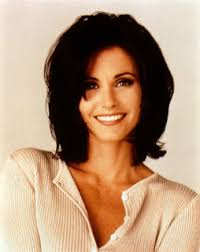
#> input picture coco.jpg, 200 x 252 px, given in place of testing.png, which was not available
$ python morphologicaltransformations.py
#> lines starting #> are read from the running program, lines starting #| are printed output that depends on the picture; after the words box and inside, x2 and y2 are one past the last pixel; in counts of white or black regions, pixels touching at a corner belong together; pictures that were not available may be replaced by others from this repository, and a replacement may not be noted
import cv2
import numpy as np
cap= cv2.VideoCapture(0)
filterSize =(3, 3)
kernel1 = cv2.getStructuringElement(cv2.MORPH_RECT, filterSize)

img = cv2.imread('/Users/arusharaj/Downloads/testing.png')
#> img is the input picture: shape (252, 200, 3); mean B, G, R 121.9, 147.8, 178.4
img = cv2.cvtColor(img, cv2.COLOR_BGR2GRAY)
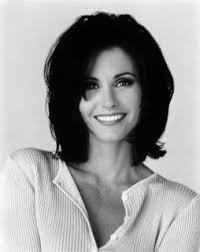
#> img: shape (252, 200); min 0, max 253, mean 154
tophat_img = cv2.morphologyEx(img,cv2.MORPH_TOPHAT,kernel1)
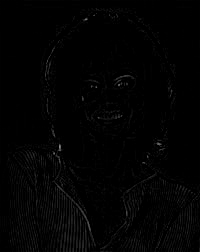
#> tophat_img: shape (252, 200); min 0, max 139, mean 2.7
blackhat_img = cv2.morphologyEx(img,cv2.MORPH_BLACKHAT,kernel1)
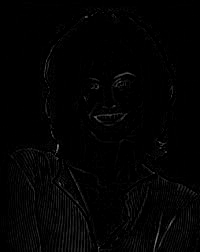
#> blackhat_img: shape (252, 200); min 0, max 128, mean 2.9

cv2.imshow("original", img)
cv2.imshow("tophat", tophat_img)
cv2.imshow("blackhat", blackhat_img)
cv2.waitKey(5000)
while True:
    _, frame =cap.read()
    hsv= cv2.cvtColor(frame , cv2.COLOR_BGR2HSV)
#> hsv: shape (252, 200, 3); mean H, S, V 20.7, 110.5, 178.4

    lower_red = np.array([150,150,0])
    upper_red= np.array([255,255,255])

    mask=cv2.inRange(hsv, lower_red, upper_red)
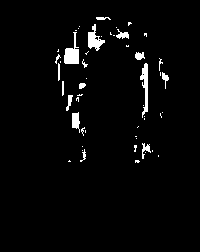
#> mask: shape (252, 200); 2.9% white; 52 white regions (35 under 20 px), largest, box (x1, y1, x2, y2) and area: (64, 32, 79, 64) 263, (140, 63, 148, 118) 226, (88, 24, 105, 51) 215
    res=cv2.bitwise_and(frame , frame , mask=mask)

    kernel=np.ones((5,5) , np.uint8)
    erosion = cv2.erode(mask , kernel , iterations=1)
#> erosion: shape (252, 200); 0.41% white; 6 white regions (3 under 20 px), largest, box (x1, y1, x2, y2) and area: (66, 50, 77, 62) 117, (90, 34, 99, 45) 50, (74, 115, 77, 126) 33
    dilation= cv2.dilate(mask, kernel, iterations=1)
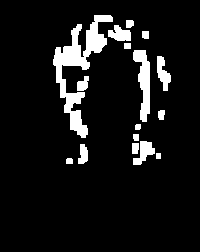
#> dilation: shape (252, 200); 8.7% white; 16 white regions, largest, box (x1, y1, x2, y2) and area: (53, 15, 113, 138) 2159, (133, 50, 150, 122) 693, (133, 141, 155, 165) 276

    opening = cv2.morphologyEx(mask, cv2.MORPH_OPEN, kernel)
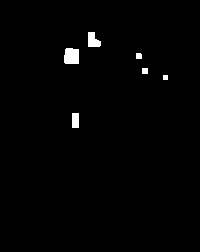
#> opening: shape (252, 200); 1.1% white; 6 white regions, box (x1, y1, x2, y2) and area: (64, 48, 79, 64) 225, (88, 32, 101, 47) 146, (72, 113, 79, 128) 105, (142, 68, 148, 74) 36, (136, 53, 142, 59) 35, (163, 75, 168, 80) 25
    closing = cv2.morphologyEx(mask, cv2.MORPH_CLOSE, kernel)
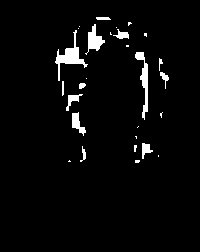
#> closing: shape (252, 200); 3.5% white; 28 white regions (15 under 20 px), largest, box (x1, y1, x2, y2) and area: (55, 30, 88, 81) 423, (135, 52, 148, 120) 325, (85, 24, 105, 55) 257

    cv2.imshow('frame', frame)
    cv2.imshow('res', res)
    cv2.imshow('erosion', erosion)
    cv2.imshow('dilation', dilation)
    cv2.imshow('opening', opening)
    cv2.imshow('closing', closing)
#> (the run stopped early here; a loop or call above may not have finished)
